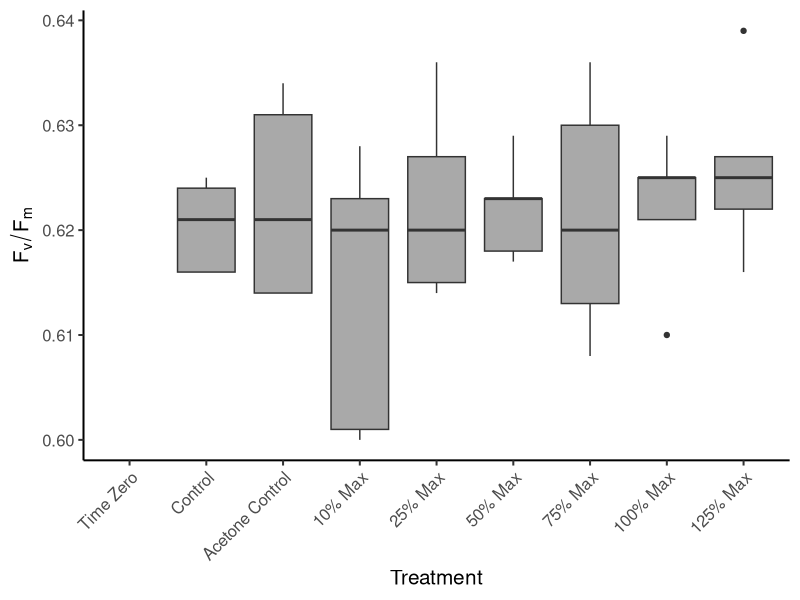

Write the R code that produced this figure.
#2024-05-28
#CDS
#PAM data from Carbamazepine Bioassay 1 (2024/05/22-25)

library(tidyverse)
library(dplyr)
library(lubridate)
library(readxl)
library(ggplot2)
library(car)
library(rstatix)
library(ggpubr)
library(broom)

#import data:

Carb_B1_PAM = read_excel("Carbamazepine/Data/PAM.xlsx", sheet = 1)

summary(Carb_B1_PAM)
glimpse(Carb_B1_PAM)

#################### Boxplot to visualize

Carb_B1_PAM$Treatment <- factor(Carb_B1_PAM$Treatment,
                         levels = c("T_0", "Control", "A_Control", "ten", "twentyfive", "fifty", "seventyfive", "hundred", "hundredtwentyfive"),
                         labels = c("Time Zero", "Control", "Acetone Control", "10% Max", "25% Max", "50% Max", "75% Max", "100% Max", "125% Max"))

B1_PAM_boxplot = ggplot() +
  geom_boxplot(aes(x = Treatment, 
                   y = FvFm),
               fill = "darkgrey",
               data = Carb_B1_PAM) +
  xlab("Treatment") +
  ylab(expression(F[v]/F[m])) +
  theme_classic(base_size = 15) +
  theme(axis.text.x = element_text(angle = 45, hjust = 1))
ggsave(B1_PAM_boxplot, filename = "Carbamazepine/Figures/B1_PAM_boxplot.png",
       device = "png", height = 7, width = 11)

#################### ANOVA

#### One-way ANOVA, parametric

B1.aov = aov(FvFm ~ Treatment, data = Carb_B1_PAM)

summary(B1.aov)

# No difference between treatment groups, F = 0.65, p = 0.712, df = 7
